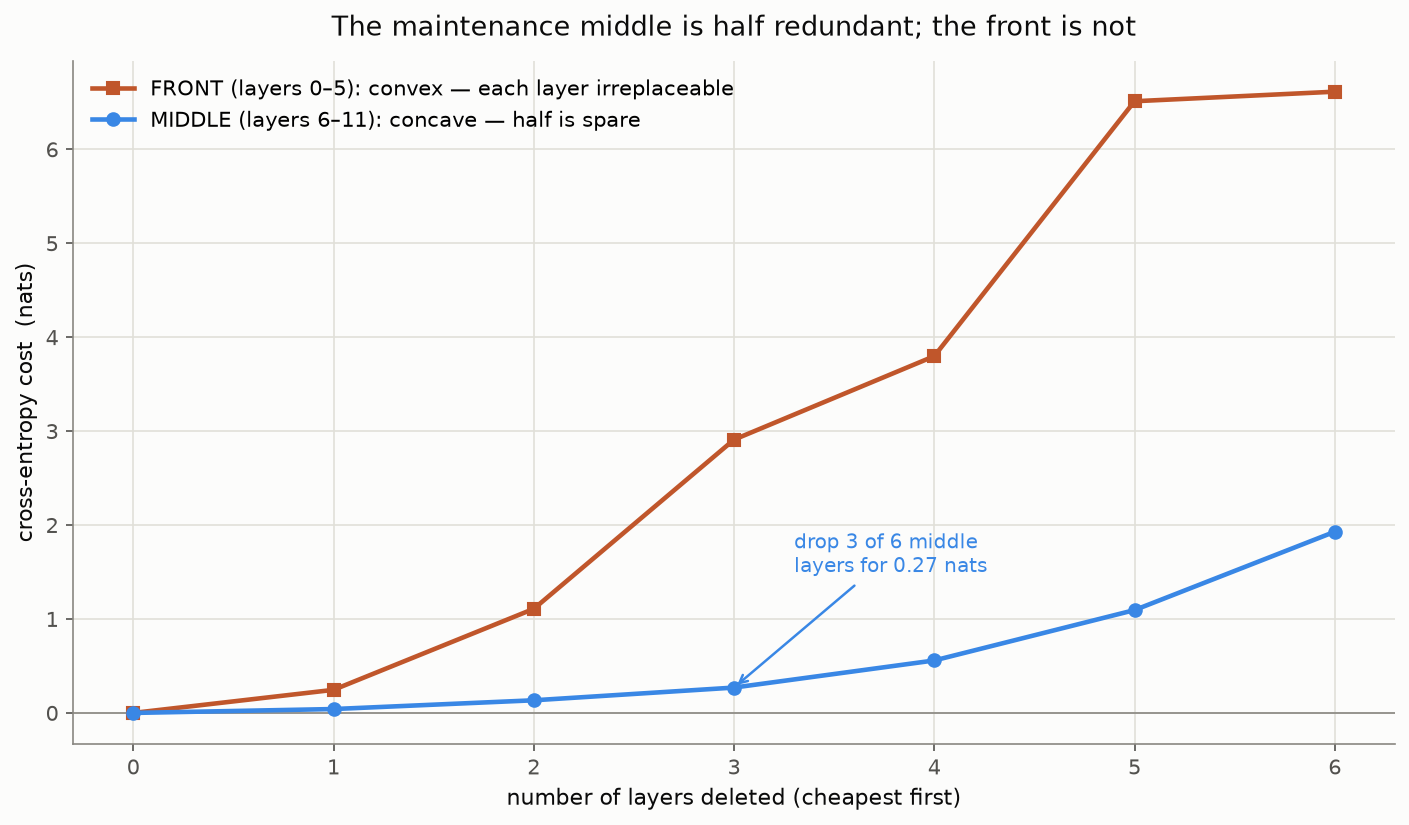

Python code for this plot:
"""Figure: prune curves (§816). CE cost vs number of layers dropped (cheapest-first), for the
middle band (concave/redundant — half compressible) vs the front band (convex/costly). Local
plot from existing middle_prune data, no GPU."""
import json
import numpy as np
import matplotlib
matplotlib.use('Agg')
import matplotlib.pyplot as plt
import sys
sys.path.insert(0, '/workspace/tensor_language')
from palette import INK, SECONDARY, MUTED, GRID, SURFACE

PT = '/workspace/tensor_language/basis_aligned/bilinear_quotient/'
FIG = PT + 'middle_prune_curve.png'
BLUE, RED = '#3987e5', '#c0562b'

d = json.load(open(PT + 'middle_prune_results.json'))
k = np.arange(7)
mid = np.array(d['middle']['cost_vs_k']); front = np.array(d['front']['cost_vs_k'])

fig, ax = plt.subplots(figsize=(9.5, 5.6)); fig.patch.set_facecolor(SURFACE); ax.set_facecolor(SURFACE)
ax.plot(k, front, color=RED, lw=2.2, marker='s', ms=6, zorder=4, label='FRONT (layers 0–5): convex — each layer irreplaceable')
ax.plot(k, mid, color=BLUE, lw=2.2, marker='o', ms=6, zorder=4, label='MIDDLE (layers 6–11): concave — half is spare')
ax.axhline(0, color=MUTED, lw=0.8)

# annotate the "half the middle is free" point
ax.annotate('drop 3 of 6 middle\nlayers for 0.27 nats', xy=(3, mid[3]), xytext=(3.3, 1.5),
            fontsize=9.5, color=BLUE, arrowprops=dict(arrowstyle='->', color=BLUE, lw=1.2))

ax.set_xlabel('number of layers deleted (cheapest first)', fontsize=10.5, color=INK)
ax.set_ylabel('cross-entropy cost  (nats)', fontsize=10.5, color=INK)
ax.set_title('The maintenance middle is half redundant; the front is not', fontsize=13, color=INK, pad=12)
ax.grid(color=GRID, lw=0.8, zorder=0); ax.set_axisbelow(True)
for s in ('top', 'right'): ax.spines[s].set_visible(False)
for s in ('left', 'bottom'): ax.spines[s].set_color(MUTED)
ax.tick_params(colors=SECONDARY)
ax.legend(frameon=False, fontsize=10, loc='upper left')
fig.tight_layout(); fig.savefig(FIG, dpi=150, facecolor=SURFACE, bbox_inches='tight')
print('wrote', FIG)
